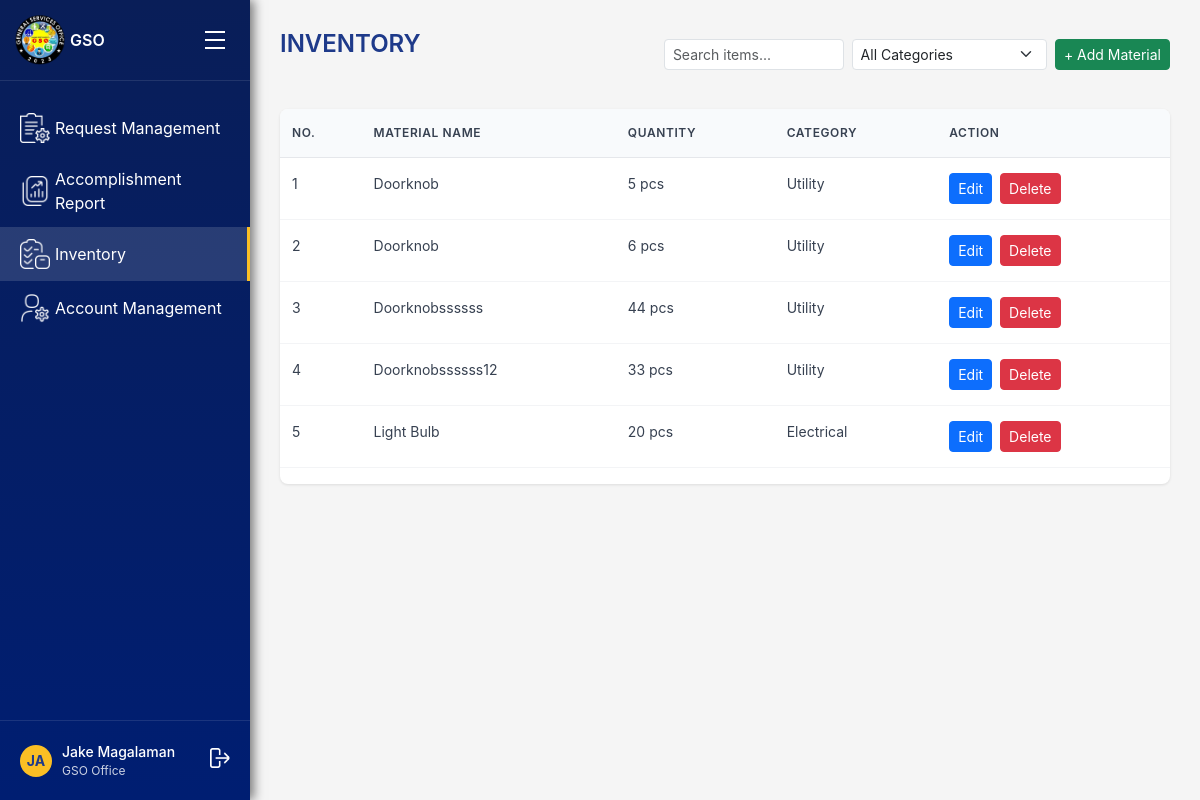
Page /inventory/gso-inventory/ (signed in) on the earlier database version.
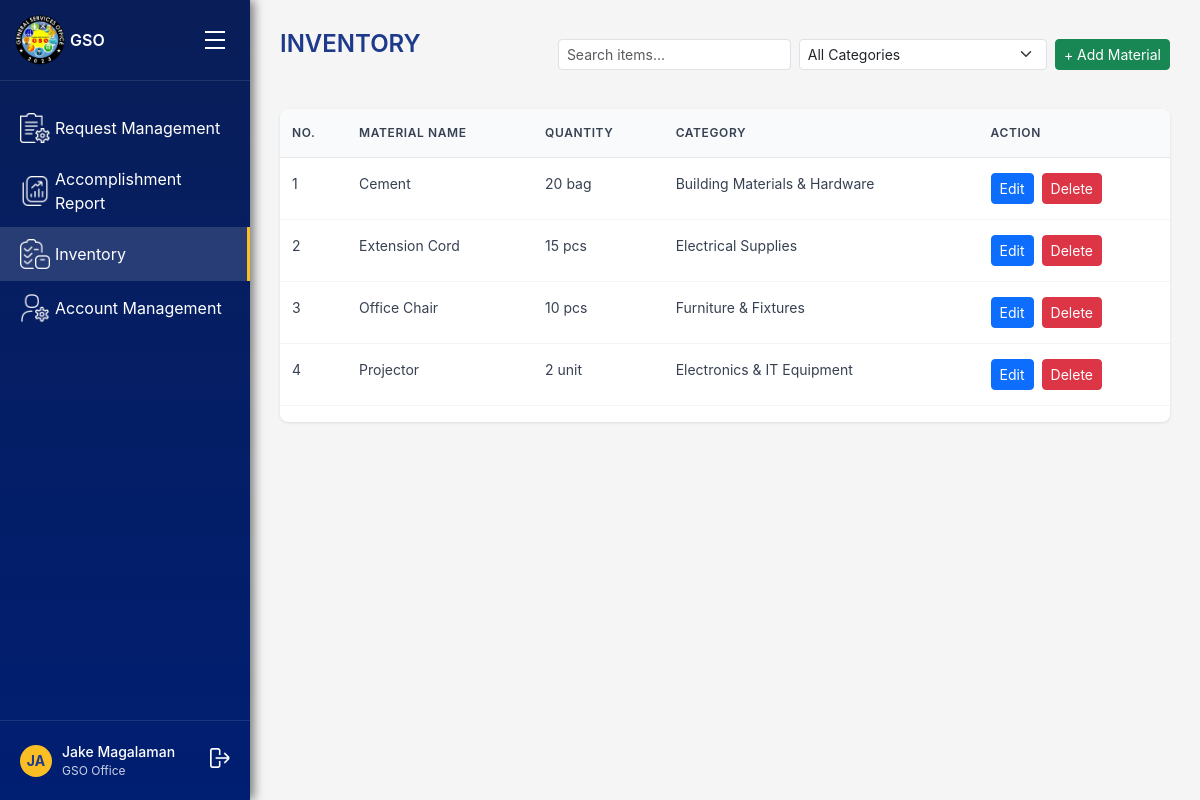
Same page on the later database version.
### inventory/models.py (models this page shows, shortened)
class InventoryItem(models.Model):
    name = models.CharField(max_length=255)
    description = models.TextField(blank=True, null=True)
    quantity = models.PositiveIntegerField(default=0)
    unit = models.CharField(
        max_length=50,
        default="pcs",
        help_text="Unit of measurement (e.g., pcs, liters, meters, box, set)"
    )
    category = models.CharField(
        max_length=100,
        blank=True,
        null=True,
        help_text="Category (e.g., Electrical, Furniture, Tools, Cleaning)"
    )
    owned_by = models.CharField(
        max_length=50,
        choices=[
            ("GSO", "GSO"),
            ("Unit Head", "Unit Head"),
            ("Personnel", "Personnel"),
        ],
        default="GSO"
    )
    created_at = models.DateTimeField(auto_now_add=True)
    updated_at = models.DateTimeField(auto_now=True)
    is_active = models.BooleanField(default=True)

### inventory/views.py (the view)
# urls.py: path('gso-inventory/', views.gso_inventory, name='gso_inventory'),
@login_required
def gso_inventory(request):
    category = request.GET.get("category")
    query = request.GET.get("q")
    items = InventoryItem.objects.all()
    if category:
        items = items.filter(category=category)
    if query:
        items = items.filter(
            Q(name__icontains=query) |
            Q(category__icontains=query) |
            Q(description__icontains=query)
        )
    items = items.order_by("name")
    categories = InventoryItem.objects.values_list("category", flat=True).distinct()
    forms_per_item = {item.id: InventoryItemForm(instance=item) for item in items}
    return render(request, "gso_office/inventory/gso_inventory.html", {
        "inventory_items": items,
        "categories": categories,
        "selected_category": category,
        "search_query": query,
        "form": InventoryItemForm(),          # for Add Material modal
        "forms_per_item": forms_per_item,     # for Edit modals
    })

### templates/gso_office/inventory/gso_inventory.html (shortened to what this page needs)
{% extends "gso_office/gso_base_dashboard.html" %}
{% load widget_tweaks %}
{% block main_content %}
<div class="header d-flex align-items-center justify-content-between">
    <h1 class="page-title">INVENTORY</h1>
    <div class="d-flex gap-2">
        <form method="get" class="d-flex gap-2">
            <input
                type="text"
                name="q"
                class="form-control form-control-sm"
                placeholder="Search items..."
                value="{{ search_query|default:'' }}"
                autocomplete="off"
            >
            <select name="category" class="form-select form-select-sm" onchange="this.form.submit()">
                <option value="">All Categories</option>
            </select>
        </form>
        <button class="btn btn-sm btn-success" data-bs-toggle="modal" data-bs-target="#addMaterialModal">
            + Add Material
        </button>
    </div>
</div>
<div class="table-container mt-3">
    <table class="table">
        <thead>
            <tr>
                <th>NO.</th>
                <th>MATERIAL NAME</th>
                <th>QUANTITY</th>
                <th>CATEGORY</th>
                <th>ACTION</th>
            </tr>
        </thead>
        <tbody>
            {% for item in inventory_items %}
            <tr>
                <td>{{ forloop.counter }}</td>
                <td>{{ item.name }}</td>
                <td>{{ item.quantity }} {{ item.unit }}</td>
                <td>{{ item.category|default:"—" }}</td>
                <td class="d-flex gap-2">
                    <button
                        class="btn btn-sm btn-primary"
                        data-bs-toggle="modal"
                        data-bs-target="#editMaterialModal{{ item.id }}">
                        Edit
                    </button>
                    <button
                        class="btn btn-sm btn-danger"
                        data-bs-toggle="modal"
                        data-bs-target="#deleteMaterialModal{{ item.id }}">
                        Delete
                    </button>
                </td>
            </tr>
            {% endfor %}
        </tbody>
    </table>
</div>
{% endblock %}

Differences in the rows shown:
removed InventoryItem: name "Doorknob", quantity "5", unit "pcs", category "Utility"
removed InventoryItem: name "Doorknob", quantity "6", unit "pcs", category "Utility"
removed InventoryItem: name "Doorknobssssss", quantity "44", unit "pcs", category "Utility"
removed InventoryItem: name "Doorknobssssss12", quantity "33", unit "pcs", category "Utility"
removed InventoryItem: name "Light Bulb", quantity "20", unit "pcs", category "Electrical"
added InventoryItem: name "Cement", quantity "20", unit "bag", category "Building Materials & Hardware"
added InventoryItem: name "Extension Cord", quantity "15", unit "pcs", category "Electrical Supplies"
added InventoryItem: name "Office Chair", quantity "10", unit "pcs", category "Furniture & Fixtures"
added InventoryItem: name "Projector", quantity "2", unit "unit", category "Electronics & IT Equipment"
